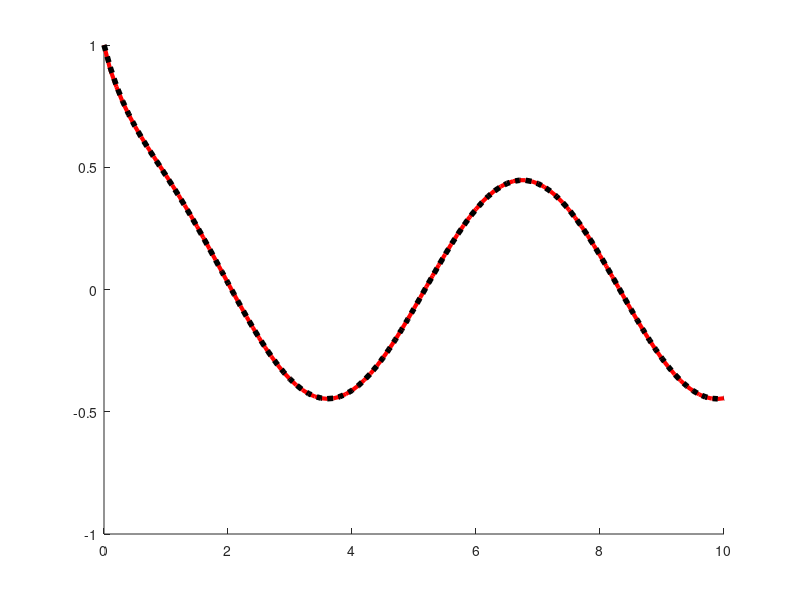

MATLAB code for this plot: (Note: this script raises an error after producing the figure.)
clear;clc; close all;

% y' =  -2y - cos(t) 
% y(t = 0) = 1
% t goes from 0 to 10 by 0.1 steps

actual_function = @(t) (0.2*(3*exp(-2*t) + sin(t) + 2*cos(t)));
actual_x = 0:0.1:10;
actual_y = actual_function(actual_x);

h= 0.1;
x = 0:h:10;
y = zeros(1,length(x));
y(1)=1;
y(2)= y(1)+h*(-2*y(1) + cos(x(2)));

for n = 3:length(x)
    y(n) = y(n-1) + 1.5*h*(-2*y(n-1)+cos(x(n-1))) - 0.5*h*((-2*y(n-2)+cos(x(n-2))));
end

figure;
hold on
plot(x,y,'-red','linewidth', 3)
plot(actual_x,actual_y,':k','linewidth', 4)

legend('Euler Approximation','Actual Solution','location' , 'NE')
title('y(t) using Explicit Euler')
ylabel('y', 'fontweight', 'b')
xlabel('t', 'fontweight', 'b')
set(gca, 'fontsize', 16)





